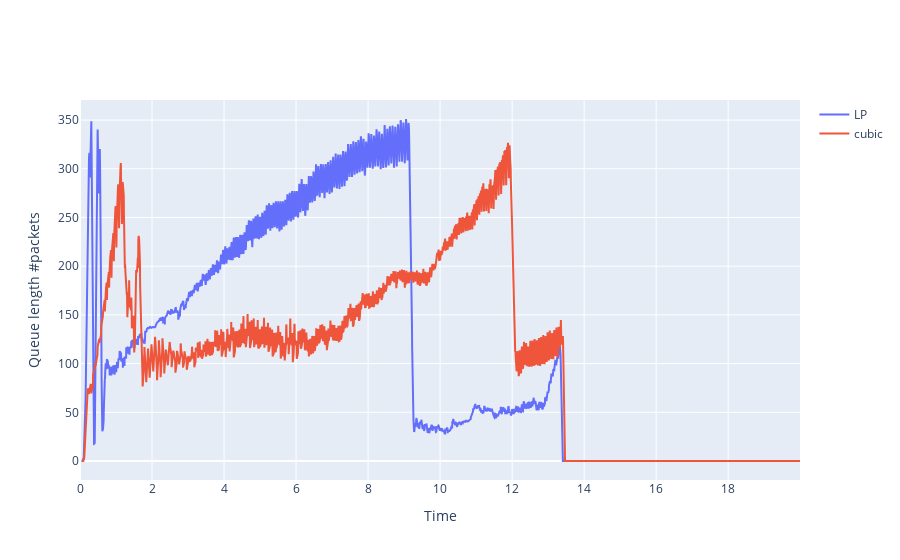

Notebook code for this chart:
### Code cell
upq_df_lp = pd.read_csv('saved_data/upq.csv')
upq_df_cubic = pd.read_csv('upq.csv')
fig = go.Figure()
fig.add_trace(go.Scatter(x = upq_df_lp['time(sec)'], 
                         y = upq_df_lp['qlen'].rolling(10).mean(), 
                         name = 'LP'))
fig.add_trace(go.Scatter(x = upq_df_cubic['time(sec)'], 
                         y = upq_df_cubic['qlen'].rolling(10).mean(), 
                         name = 'cubic'))
fig.update_xaxes(title = 'Time')
fig.update_yaxes(title = 'Queue length #packets')

### Figure 1 — Plotly figure (JSON) as saved in the notebook; plotly's stock layout.template omitted (floating-point values rounded to 4 significant figures; data arrays with more than 128 entries replaced by an {"elided": "..."} marker saying what was removed)
{"data": [{"name": "LP", "type": "scatter", "x": {"elided": "4000 float values"}, "y": {"elided": "4000 float values"}}, {"name": "cubic", "type": "scatter", "x": {"elided": "4000 float values"}, "y": {"elided": "4000 float values"}}], "layout": {"xaxis": {"title": {"text": "Time"}}, "yaxis": {"title": {"text": "Queue length #packets"}}}}
